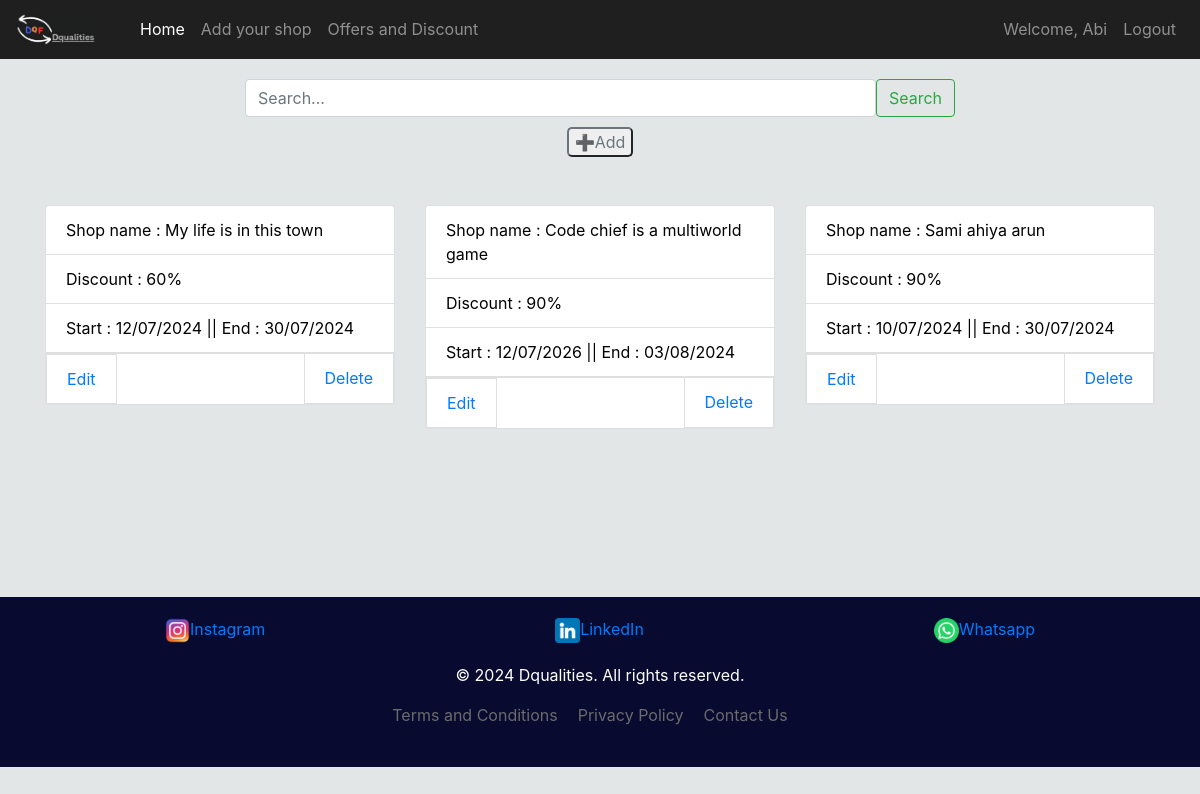
The page /o_and_d (signed in) on the database its author committed.
### New_Creation/models.py (models this page shows, shortened)
class Registrationd(db.Model,UserMixin):
    id = db.Column(db.Integer(), primary_key=True)
    username = db.Column(db.String(length=20), nullable=False)
    email = db.Column(db.String(length=50),nullable=False)
    password = db.Column(db.String(length=30), nullable=False)

class offers_and_discount(db.Model):
    id = db.Column(db.Integer(), primary_key=True)
    Shop_name = db.Column(db.String(length=30), nullable=False)
    starting_date = db.Column(db.String(length=12), nullable=False)
    ending_date = db.Column(db.String(length=12), nullable=False)
    discount = db.Column(db.String(length=30), nullable=False)

### New_Creation/main/routes.py (the view)
@main.route('/o_and_d')
def o_and_d():
    offers = offers_and_discount.query.all()
    return render_template('o_and_d.html',offers=offers)

### New_Creation/models.py (called while the page is built)
@login_manager.user_loader
def load_user(user_id):
    return Registrationd.query.get(int(user_id))

### New_Creation/templates/o_and_d.html (shortened to what this page needs)
{% extends 'base.html' %}
{% block content %}
     <center>
      <div class="container" style="margin-top: 20px;" >
         <form action="/search" method="POST" enctype="multipart/form-data" class="d-flex col-8">
          <input class="form-control me-2" type="search" placeholder="Search..." name="search" required>
          <button class="btn btn-outline-success" type="submit">Search</button>
        </form>
      </div>
      <div style="margin-top:10px;" >
          <a  href="{{url_for('main.offer_adding_page')}}" style="text-decoration: none;"><button class="btn-outline-secondary"style="border-radius: 5px;">➕Add</button></a>
      </div>
   </center>
   <div class="container my-5" style="margin-top: 20px;">
      <div class="row">
      {% for offer in offers %}
      <div class="col-md-4 mb-4">
         <div class="card">
             <ul class="list-group list-group-flush">
                 <li class="list-group-item">Shop name : {{ offer.Shop_name}}</li>
                 <li class="list-group-item">Discount : {{ offer.discount}}</li>
                 <li class="list-group-item">Start : {{ offer.starting_date }} ||  End : {{ offer.ending_date}}</li>
              </ul>
              <ul class="list-group list-group-flush" >
               <div style="display: flex; justify-content: space-between;">
                 <li class="list-group-item btn-outline-success"><a href="{{url_for('main.edit_offer',id=offer.id)}}">Edit</a></li>
                 <li class="list-group-item btn-outline-danger"><a href="{{url_for('main.delete_offer',id=offer.id)}}">Delete</a></li>
               </div>
            </ul>
         </div>
     </div>
      {% endfor %}
   </div>
   </div>
{% endblock %}

### New_Creation/templates/base.html (shortened to what this page needs)
<!doctype html>
<html lang="en">
   <head>
      <link rel="stylesheet" href="https://cdn.jsdelivr.net/npm/bootstrap@4.5.3/dist/css/bootstrap.min.css">
</head>
<body>
    <nav class="navbar navbar-expand-md navbar-dark" style="background-color: #201F1F;">
      <a class="navbar-brand" href="{{url_for('main.starting_page')}}"><image src="{{ url_for('static', filename='DQFmodified2.jpg')}}"  style="width: 80px; border-radius: 8px;" ></image></a>
      <div class="collapse navbar-collapse" id="navbarNav" style="margin-left:20px;">
        <ul class="navbar-nav mr-auto">
            <li class="nav-item active">
              <a class="nav-link" href="{{url_for('main.home_page')}}">Home <span class="sr-only">(current)</span></a>
            </li>
            <li class="nav-item">
              <a class="nav-link" href="{{url_for('main.user_forms_page')}}">Add your shop</a>
            </li>
            <li class="nav-item">
              <a class="nav-link" href="{{url_for('main.o_and_d')}}">Offers and Discount</a>
            </li>
        </ul>
        <ul class="navbar-nav">
         {% if current_user.is_authenticated %}
         <li class="nav-item">
          <a class="nav-link">Welcome, {{current_user.username}}</a>
         </li>
         <li class="nav-item">
          <a class="nav-link" href="{{url_for('main.logout')}}">Logout</a>
         </li>
         {% endif %}
        </ul>
      </div>
    </nav>
  <main>
      {% block content %}
      {% endblock %}
    </main>
      <Br>
        <br>
        <br>
        <br>
      <footer>
        {% if current_user.is_authenticated %}
        <div style="text-align: left; display: flex; justify-content: space-around;" class="n"  >
           <a href="#" style="text-decoration: none;"><img src="static/icons/instagram.png" style="width: 25px; height: auto;">Instagram</a>
           <a href="#" style="text-decoration: none;"><img src="static/icons/linkedin.png" style="width: 25px; height: auto;">LinkedIn</a>
           <a href="#" style="text-decoration: none;"><img src="static/icons/whatsapp.png" style="width: 25px; height: auto;">Whatsapp</a>
        </div>
        <div class="footer-container"  >
          <p>&copy; 2024 Dqualities. All rights reserved.</p>
          <ul>
            <li class="nn"><a href="#">Terms and Conditions</a></li>
            <li class="nn"><a href="#">Privacy Policy</a></li>
            <li  class="nn"><a href="mailto:qualitypro@gmail.com">Contact Us</a></li>
          </ul>
          </div>
        {% endif %}
      </footer>
   </body>
</html>

### New_Creation/templates/base.html (style rules this page uses)
body { background-color: #e3e6e6; color: white; }
footer { background-color: #080a30; padding: 20px; text-align: center; clear: both; position: relative; bottom: 0; left: 0; width: 100%; z-index: 1; }
.footer-container { max-width: 640px; margin: 0 auto; padding: 20px; }
.footer-container ul { list-style: none; margin: 0; padding: 0; display: flex; justify-content: center; }
.footer-container li { margin-right: 20px; }
.footer-container a { color: #6b6b6b; text-decoration: none; }

### New_Creation/templates/o_and_d.html (style rules this page uses)
main { color: black; }

### rows shown on the page
Registrationd: username "Abi"
offers_and_discount: Shop_name "My life is in this town", discount "60%", starting_date "12/07/2024", ending_date "30/07/2024"
offers_and_discount: Shop_name "Code chief is a multiworld game", discount "90%", starting_date "12/07/2026", ending_date "03/08/2024"
offers_and_discount: Shop_name "Sami ahiya arun", discount "90%", starting_date "10/07/2024", ending_date "30/07/2024"
